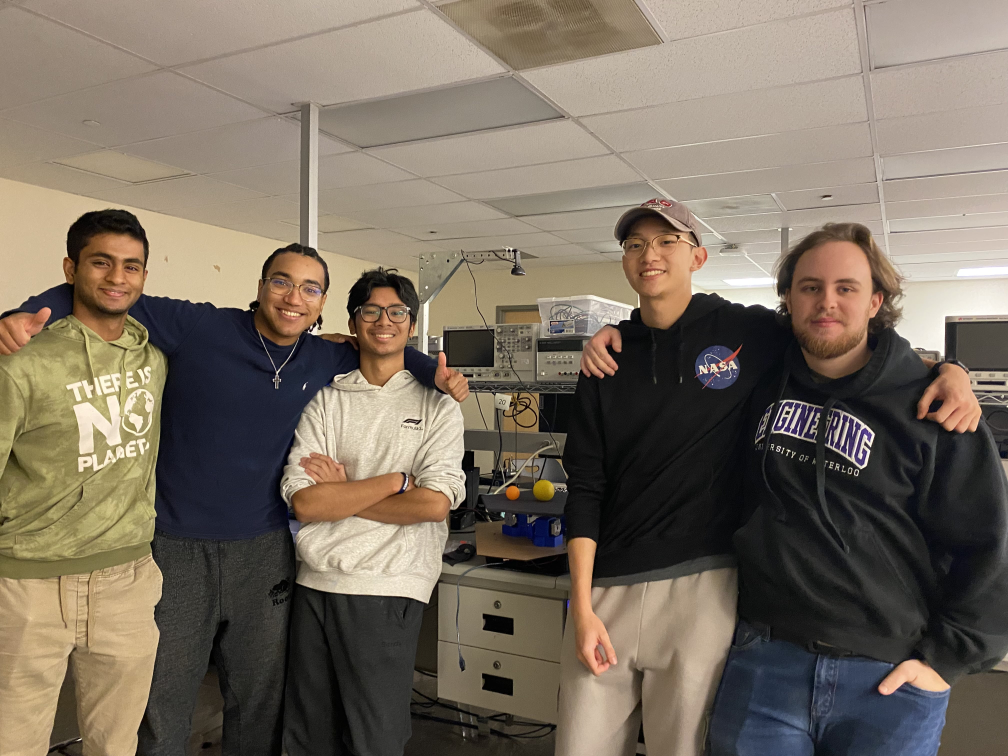
#> input picture Progress/image.jpg, 4032 x 3024 px, given in place of the camera (shown at 1/4 size)
$ python ballTracking.py
#> lines starting #> are read from the running program, lines starting #| are printed output that depends on the picture; after the words box and inside, x2 and y2 are one past the last pixel; in counts of white or black regions, pixels touching at a corner belong together
### Software/RaspberryPi/inverseKinematics.py
import numpy as np
import math
import matplotlib.pyplot as plt
import config
from loggingModule import logger as lg

for i in range(config.motors):
    x_pos = math.cos(math.radians(i * config.section_angle)) # TODO: Change from circle to base orientation
    y_pos = math.sin(math.radians(i * config.section_angle))
    config.base_motors[i] = [config.base_radius*x_pos, config.base_radius*y_pos, 0]
    config.platform_motors[i] = [config.platform_radius*x_pos, config.platform_radius*y_pos, 0]

# [132 lines left out: functions input_parameters, calculate_leg_vectors, generate_circle, plot_stewart_platform, calculateVectorMagnitude, calculate_alpha and 3 more, not called in this run]

# [7 lines that do not run on import are left out]

### Software/RaspberryPi/loggingModule.py
import logging
import os

def create_shared_logger():
    os.makedirs('logs', exist_ok=True)

    logger = logging.getLogger("shared_logger")
    logger.setLevel(logging.INFO)

    if not logger.hasHandlers():
        handler = logging.FileHandler('logs/shared_logs.csv', mode='w')
        formatter = logging.Formatter('%(asctime)s - %(module)s - %(lineno)d - %(levelname)s - %(message)s', datefmt='%m/%d/%Y %I:%M:%S %p')
        handler.setFormatter(formatter)
        logger.addHandler(handler)

    return logger

logger = create_shared_logger()
# [2 lines that do not run on import are left out]

### Software/RaspberryPi/ballTracking.py
import cv2 as cv
import numpy as np
from time import sleep
from PID_Calculations import PID
from inverseKinematics import input_parameters, calculate_leg_vectors, calculateStepperAngles
from RPI_interface import writeInverseKinematics
import config

if __name__ == '__main__':
    cap = cv.VideoCapture(0)
    cap.set(cv.CAP_PROP_FPS, 30)

    while True:
        ret, frame = cap.read()
#> frame is the input picture: shape (3024, 4032, 3); mean B, G, R 96.5, 110.3, 121.6
        if not ret:
            print("Failed to grab frame")
            break

        height, width, channels = frame.shape
#> height = 3024; width = 4032; channels = 3
        frame = cv.resize(frame, (480, 480))
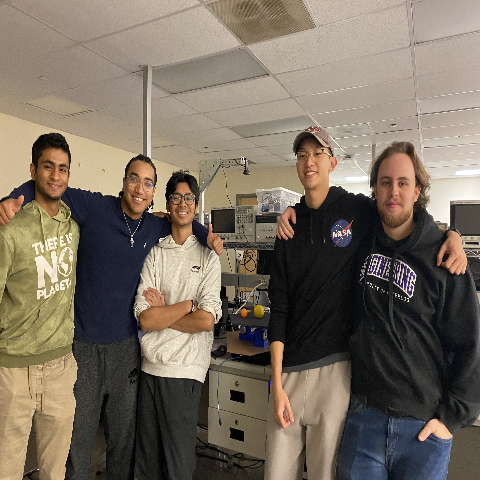
#> frame: shape (480, 480, 3); mean B, G, R 96.4, 110.2, 121.5
        hsv = cv.cvtColor(frame, cv.COLOR_BGR2HSV)
#> hsv: shape (480, 480, 3); mean H, S, V 32.7, 59.2, 123.5
        ball_color_lower = np.array([20, 100, 100])
        ball_color_upper = np.array([30, 255, 255])

        mask = cv.inRange(hsv, ball_color_lower, ball_color_upper)
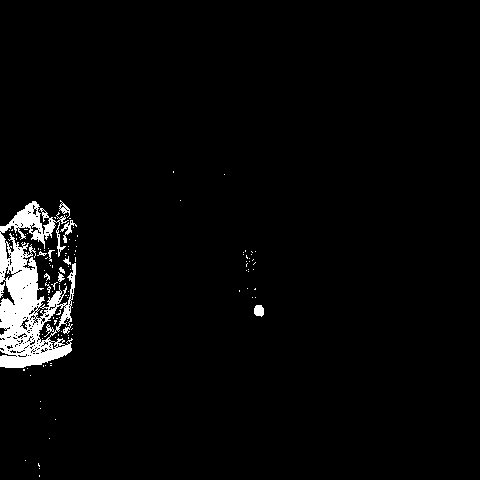
#> mask: shape (480, 480); 3.1% white; 117 white regions (105 under 20 px)
        contours, _ = cv.findContours(mask, cv.RETR_TREE, cv.CHAIN_APPROX_SIMPLE)
#> contours = 356 contours, 340 with area under 20; largest, box (x1, y1, x2, y2) and area: (0, 201, 76, 368) 6718, (38, 305, 66, 343) 396, (35, 306, 49, 319) 82, (254, 305, 264, 317) 82, (3, 266, 15, 281) 72

        if contours:
            largest_contour = max(contours, key=cv.contourArea)
#> largest_contour = contour of 852 points, box (x1, y1, x2, y2) (0, 201, 76, 368), area 6718
            ((x, y), radius) = cv.minEnclosingCircle(largest_contour)
#> x = 19.54; y = 283.9; radius = 84.36
            if radius > 10:
                cv.circle(frame, (int(x), int(y)), int(radius), (0, 255, 255), 2)
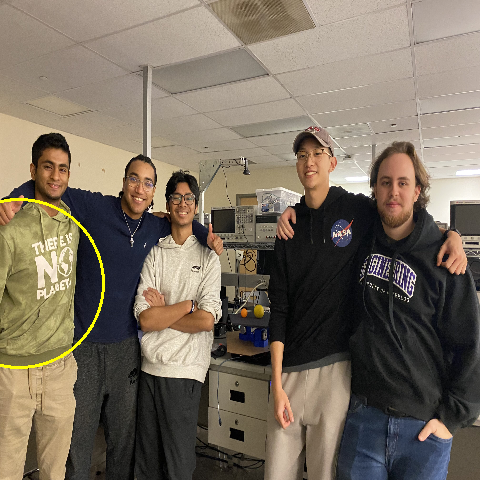
#> frame: shape (480, 480, 3); 0.39% of pixels changed, all inside (x1, y1, x2, y2) = (0, 198, 105, 369)
                cv.circle(frame, (int(x), int(y)), 2, (0, 0, 255), -1)
#> frame: shape (480, 480, 3); 0.01% of pixels changed, all inside (x1, y1, x2, y2) = (17, 281, 22, 286)
                print(f"Yellow ball detected at position: ({int(x)}, {int(y)})")
#| Yellow ball detected at position: (19, 283)
#> (the run stopped early here; a loop or call above may not have finished)
